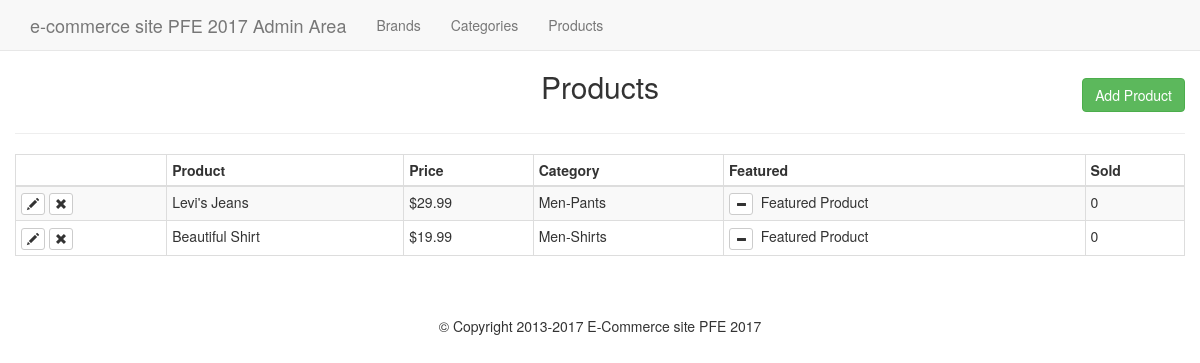
/admin/products.php, run on the app's committed database.
### tables this page shows
CREATE TABLE `products` (
  `id` int(11) NOT NULL,
  `title` varchar(255) NOT NULL,
  `price` decimal(10,2) NOT NULL,
  `list_price` decimal(10,2) NOT NULL,
  `brand` int(11) NOT NULL,
  `categories` varchar(255) NOT NULL,
  `image` varchar(255) NOT NULL,
  `description` text NOT NULL,
  `featured` tinyint(4) DEFAULT '0',
  `sizes` text,
  `deleted` tinyint(11) NOT NULL DEFAULT '0'
);

### helpers/helpers.php (called while the page is built, shortened)
<?php
function money($number)
{
    return '$'.number_format($number,2);
}

### admin/products.php (the view, shortened to what this page needs)
<?php
require_once $_SERVER['DOCUMENT_ROOT'] . '/amnrStore2017/core/init.php';
include 'includes/head.php';
include 'includes/navigation.php';
if (isset($_GET['add']) || isset($_GET['edit'])) {
    $brandQuery = $db->query("SELECT * FROM brand ORDER BY brand");
    $parentQuery = $db->query("SELECT * FROM categories WHERE parent=0 ORDER BY category");
    $title = ((isset($_POST['title']) && $_POST['title'] != '') ? sanitize($_POST['title']) : '');
    $drand = ((isset($_POST['drand']) && !empty($_POST['drand'])) ? sanitize($_POST['drand']) : '');
    $parent = ((isset($_POST['parent']) && !empty($_POST['parent'])) ? sanitize($_POST['parent']) : '');
    if (isset($_GET['edit'])) {
        $edit_id = (int)$_GET['edit'];
        $productResults = $db->query("SELECT * FROM products WHERE id='$edit_id'");
        $product = mysqli_fetch_assoc($productResults);
        $title = ((isset($_POST['title']) && $_POST['title'] != '') ? sanitize($_POST['title']) : $product['title']);
        $drand = ((isset($_POST['brand']) && !empty($_POST['brand'])) ? sanitize($_POST['brand']) : $product['brand']);
        $parent = ((isset($_POST['parent']) && !empty($_POST['parent'])) ? sanitize($_POST['parent']) : $product['parent']);
    }
    if ($_POST) {
        $title=sanitize($_POST['title']);
        $brand=sanitize($_POST['brand']);
        $categories = sanitize($_POST['child']);
        $price = sanitize($_POST['price']);
        $list_price = sanitize($_POST['list_price']);
        $sizes = sanitize($_POST['sizes']);
        $description = sanitize($_POST['description']);
        $dbpath = '';
        $errors = array();
        if (!empty($_POST['sizes'])) {
            $sizeString = sanitize($_POST['sizes']);
            $sizeString = rtrim($sizeString, ',');
            $sizeArray = explode(',', $sizeString);
            $sArray = array();
            $qArray = array();
            foreach ($sizeArray as $ss) {
                $s = explode(':', $ss);
                $sArray[] = $s[0];
                $qArray[] = $s[1];
            }
        } else {
            $sizeArray = array();
        }
        $required = array('title', 'brand', 'price', 'parent', 'child', 'sizes');
        foreach ($required as $field) {
            if ($_POST[$field] == '') {
                $errors[] = 'All Fields with and Astrisk are required.';
                break;
            }
        }
        if (!empty($_FILES)) {
            $photo = $_FILES['photo'];
            $name = $photo['name'];
            $nameArray = explode('.', $name);
            $fileName = $nameArray[0];
            $fileExt = $nameArray[1];
            $mime = explode('/', $photo['type']);
            $mimeType = $mime[0];
            $mimeExt = $mime[1];
            $tmpLoc = $photo['tmp_name'];
            $fileSize = $photo['size'];
            $allowed = array('png', 'jpg', 'jpeg', 'gif');
            $uploadName = md5(microtime()) . '.' . $fileExt;
            $uploadPath = BASEURL . 'images/products/' . $uploadName;
            $dbpath = '/amnrStore2017/images/products/' . $uploadName;
            if ($mimeType != 'image') {
                $errors[] = 'The file extension must be a png, jpg, jpeg or gif';
            }
            if ($fileSize > 15000000) {
                $errors[] = 'The file siqe must under 15Mb';
            }
            if ($fileExt != $mimeExt && ($mimeExt == 'jpeg' && $fileExt != 'jpg')) {
                $errors[] = 'The file extension doen not match the file.';
            }
        }
        if (!empty($errors)) {
            echo display_errors($errors);
        } else {
            move_uploaded_file($tmpLoc, $uploadPath);
            $insertSql = "INSERT INTO products('title','price','list_price','brand','categories','sizes','image','description') ";
            $insertSql .= "VALUES ('$title','$price','$list_price','$brand','$categories','$sizes','$dbpath','$description')";
            $db->query($insertSql);
            header('Location : products.php');
        }
    }
    ?>
    <h2 class="text-center"><?= ((isset($_GET['edit'])) ? 'Edit' : 'Add new') ?> product</h2>
    <hr>
    <form action="products.php?<?= ((isset($_GET['edit'])) ? 'edit=' . $edit_id : 'add=1'); ?>"
          method="post" enctype="multipart/form-data">
        <div class="form-group col-md-3">
            <label for="title">Title*:</label>
            <input type="text" name="title" class="form-control" id="title"
                   value="<?= $title; ?>">
        </div>
        <div class="form-group col-md-3">
            <label for="brand">Brand*:</label>
            <select class="form-control" id="brand" name="brand">
                <option value="" <?= ((isset($_POST['brand']) && $_POST['brand'] == '') ? ' selected="selected"' : ''); ?></option>
                <?php while ($brand = mysqli_fetch_assoc($brandQuery)): ?>
                    <option
                            value="<?= $brand['id']; ?>" <?= ((isset($_POST['brand']) && $_POST['brand'] == $brand['id']) ? ' selected' : ''); ?> ><?= $brand['brand']; ?></option>
                <?php endwhile; ?>
            </select>
        </div>
        <div class="form-group col-md-3">
            <label for="parent">Parent category*:</label>
            <select class="form-control" id="parent" name="parent">
                <option
                        value="" <?= ((isset($_POST['parent']) && $_POST['parent'] == '') ? ' selected="selected"' : ''); ?> ></option>
                <?php while ($parent = mysqli_fetch_assoc($parentQuery)): ?>
                    <option
                            value="<?= $parent['id']; ?>" <?= ((isset($_POST['parent']) && $_POST['parent'] == $parent['id']) ? ' select' : ''); ?> ><?= $parent['category']; ?></option>
                <?php endwhile; ?>
            </select>
        </div>
        <div class="form-group col-md-3">
            <label for="child">Child category*:</label>
            <select class="form-control" id="child" name="child">
            </select>
        </div>
        <div class="form-group col-md-3">
            <label for="price">Price*:</label>
            <input type="text" class="form-control" id="price" name="price"
                   value="<?= ((isset($_POST['price'])) ? sanitize($_POST['price']) : ''); ?>">
            </input>
        </div>
        <div class="form-group col-md-3">
            <label for="price">list_price*:</label>
            <input type="text" class="form-control" id="list_price" name="list_price"
                   value="<?= ((isset($_POST['list_price'])) ? sanitize($_POST['list_price']) : ''); ?>">
            </input>
        </div>
        <div class="form-group col-md-3">
            <label>Quantity & sizes*:</label>
            <button class="btn btn-default form-control" onclick="jQuery('#sizeModal').modal('toggle');return false;">
                Quantity & sizes
            </button>
        </div>
        <div class="form-group col-md-3">
            <label for="sizes">Sizes & Qty Preview</label>
            <input type="text" class="form-control" id="sizes" name="sizes"
                   value="<?= ((isset($_POST['sizes'])) ? $_POST['sizes'] : ''); ?>" readonly>
            </input>
        </div>
        <div class="form-group col-md-6">
            <label for="photo">Product photo:</label>
            <input type="file" class="form-control" id="photo" name="photo">
            </input>
        </div>
        <div class="form-group col-md-6">
            <label for="description">Description:</label>
            <textarea id="description" name="description" class="form-control"
                      rows="6"><?= ((isset($_POST['description'])) ? sanitize($_POST['description']) : ''); ?></textarea>
        </div>
        <div class="form-group pull-right">
            <a href="products.php" class="btn btn-default">Cancel</a>
            <input type="submit" value="<?= ((isset($_GET['edit'])) ? 'Edit' : 'Add') ?> Product"
                   class="btn btn-success">
        </div>
        <div class="clearfix"></div>
    </form>
    <div class="modal fade " id="sizeModal" tabindex="-1" role="dialog" aria-labelledby="sizeModalLabel">
        <div class="modal-dialog modal-lg" role="document">
            <div class="modal-content">
                <div class="modal-header">
                    <button type="button" class="close" data-dismiss="modal" aria-label="Close">
                        <span aria-hidden="true">&times;</span>
                    </button>
                    <h4 class="modal-title" id="sizeModalLabel">Size & Quantity</h4>
                </div>
                <div class="modal-body">
                    <div class="container-fluid">
                        <?php for ($i = 1; $i <= 12; $i++): ?>
                            <div class="form-group col-md-4">
                                <label for="size<?= $i; ?>">Size:</label>
                                <input type="text" name="size<?= $i; ?>" id="size<?= $i; ?>"
                                       value="<?= ((!empty($sArray[$i - 1])) ? $sArray[$i - 1] : ''); ?>"
                                       class="form-control">
                            </div>
                            <div class="form-group col-md-2">
                                <label for="qty<?= $i; ?>">Quantity:</label>
                                <input type="number" name="qty<?= $i; ?>" id="qty<?= $i; ?>"
                                       value="<?= ((!empty($qArray[$i - 1])) ? $qArray[$i - 1] : ''); ?>"
                                       min="0" class="form-control">
                            </div>
                        <?php endfor; ?>
                    </div>
                </div>
                <div class="modal-footer">
                    <button type="button" class="btn btn-default" data-dismiss="modal">Close</button>
                    <button type="button" class="btn btn-primary"
                            onclick="updateSizes();jQuery('#sizeModal').modal('toggle');return false;">Save changes
                    </button>
                </div>
            </div>
        </div>
    </div>
<?php } else {
    $sql = "SELECT * FROM products WHERE deleted = 0";
    $productResult = mysqli_query($db, $sql);
    ?>
    <h2 class="text-center">Products</h2>
    <a href="products.php?add=1" class="btn btn-success pull-right" id="add-product-btn">Add Product</a>
    <hr>
    <table class="table table-bordered table-condensed table-striped">
        <thead>
        <th></th>
        <th>Product</th>
        <th>Price</th>
        <th>Category</th>
        <th>Featured</th>
        <th>Sold</th>
        </thead>
        <tbody>
        <?php while ($product = mysqli_fetch_assoc($productResult)): ?>
            <?php
            $childID = $product['categories'];
            $catSql = "SELECT * FROM categories WHERE id = $childID";
            $result = $db->query($catSql);
            $child = mysqli_fetch_assoc($result);
            $parentID = $child['parent'];
            $pSql = "SELECT * FROM categories WHERE id= '$parentID'";
            $presult = $db->query($pSql);
            $parent = mysqli_fetch_assoc($presult);
            $category = $parent['category'] . '-' . $child['category'];
            ?>
            <tr>
                <td>
                    <a href="products.php?edit=<?= $product['id']; ?>" class="btn btn-xs btn-default"><span
                                class="glyphicon glyphicon-pencil"></span></a>
                    <a href="products.php?delete=<?= $product['id']; ?>" class="btn btn-xs btn-default"><span
                                class="glyphicon glyphicon-remove"></span></a>
                </td>
                <td><?= $product['title']; ?></td>
                <td><?= money($product['price']); ?></td>
                <td><?= $category; ?></td>
                <td>
                    <a href="products.php?featured=<?= (($product['featured'] == 0) ? '1' : '0'); ?>&id=<?= $product['id']; ?>"
                       class="btn btn-xs btn-default">
                        <span
                                class="glyphicon glyphicon-<?= (($product['featured'] == 1) ? 'minus' : 'plus'); ?>"></span>
                    </a>&nbsp <?= (($product['featured'] == 1) ? 'Featured Product' : '0'); ?></td>
                <td>0</td>
            </tr>
        <?php endwhile; ?>
        </tbody>
    </table>
<?php }
include 'includes/footer.php'; ?>

### css/main.css (style rules this page uses)
body { padding-top: 50px; }
#add-product-btn { margin-top: -35px; }

### data on the page
products: title "Levi's Jeans", price "$29.99", category "Men-Pants", featured 1 (drawn)
products: title "Beautiful Shirt", price "$19.99", category "Men-Shirts", featured 1 (drawn)
